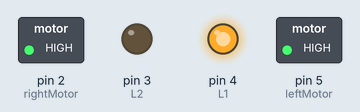
This sketch was run on a simulated Arduino Uno, built with avr-gcc and run on an emulated ATmega328P. Parts: switched loads named in the sketch (green lamp = pin HIGH), output pins drawn as LEDs (lit = HIGH). Pins used as bus, display or sensor lines are not drawn.

Above: at 0.1 s.
Timing chart, 0 to 1.6 s (numbered marks = the images above):
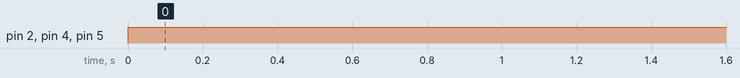

The sketch:

sketch_may15a.ino
```cpp
byte leftMotor=5;
byte rightMotor=2;
byte L1=4;
byte L2=3;
byte R1=6;
byte R2=7;

void setup() {
  Serial.begin(9600);
 pinMode( rightMotor , OUTPUT);
 pinMode( leftMotor  , OUTPUT);
 pinMode( L1         , OUTPUT);
 pinMode( L2         , OUTPUT);
 pinMode( R1         , OUTPUT);
 pinMode( R2         , OUTPUT);

}

void loop() {

  forward();

}

void forward()
{

  digitalWrite(L1, HIGH);
  digitalWrite(L2,LOW);
  digitalWrite(R1, HIGH);
  digitalWrite(R2, LOW );
  analogWrite(leftMotor, 255);
  analogWrite(rightMotor, 255);


}
void reverse()
{

  digitalWrite(L1, LOW);
  digitalWrite(L2,HIGH);
  digitalWrite(R1, LOW);
  digitalWrite(R2, HIGH );
  analogWrite(leftMotor, 255);
  analogWrite(rightMotor, 255);
}

void r_left()
{
  digitalWrite(L1, LOW);
  digitalWrite(L2,HIGH);
  digitalWrite(R1, HIGH);
  digitalWrite(R2, LOW );
  analogWrite(leftMotor, 180);
  analogWrite(rightMotor, 245);

}

void slight_left()

{
  digitalWrite(L1, HIGH);
  digitalWrite(L2,LOW);
  digitalWrite(R1, HIGH);
  digitalWrite(R2, LOW );
  analogWrite(leftMotor, 80);
  analogWrite(rightMotor, 255);

}

void r_right()

{
  digitalWrite(L1, HIGH);
  digitalWrite(L2,LOW);
  digitalWrite(R1, LOW) ;
  digitalWrite(R2, HIGH );
  analogWrite(leftMotor, 245);
  analogWrite(rightMotor, 70);

}

void slight_right()
{
  digitalWrite(L1, HIGH);
  digitalWrite(L2,LOW);
  digitalWrite(R1, HIGH);
  digitalWrite(R2, LOW );
  analogWrite(leftMotor, 255);
  analogWrite(rightMotor, 80);

}
void m_left()
{
  digitalWrite(L1, HIGH);
  digitalWrite(L2,LOW);
  digitalWrite(R1, HIGH);
  digitalWrite(R2, LOW );
  analogWrite(leftMotor, 180);
  analogWrite(rightMotor, 255);

}
void m_right()
{
  digitalWrite(L1, HIGH);
  digitalWrite(L2,LOW);
  digitalWrite(R1, HIGH);
  digitalWrite(R2, LOW );
  analogWrite(leftMotor, 255);
  analogWrite(rightMotor, 180);

}
void h_left()
{
  digitalWrite(L1, HIGH);
  digitalWrite(L2, LOW );
  digitalWrite(R1, HIGH);
  digitalWrite(R2, LOW );
  digitalWrite(leftMotor, 80);
  digitalWrite(rightMotor, 255);


}

void h_right()

{
  digitalWrite(L1, HIGH);
  digitalWrite(L2,LOW);
  digitalWrite(R1, HIGH) ;
  digitalWrite(R2, LOW );
  digitalWrite(leftMotor, 255);
  digitalWrite(rightMotor, 80);


}
```

Measured:
- by itself, pin 2 (rightMotor), pin 4 (L1), pin 5 (leftMotor): LOW → HIGH at 0.00 s
